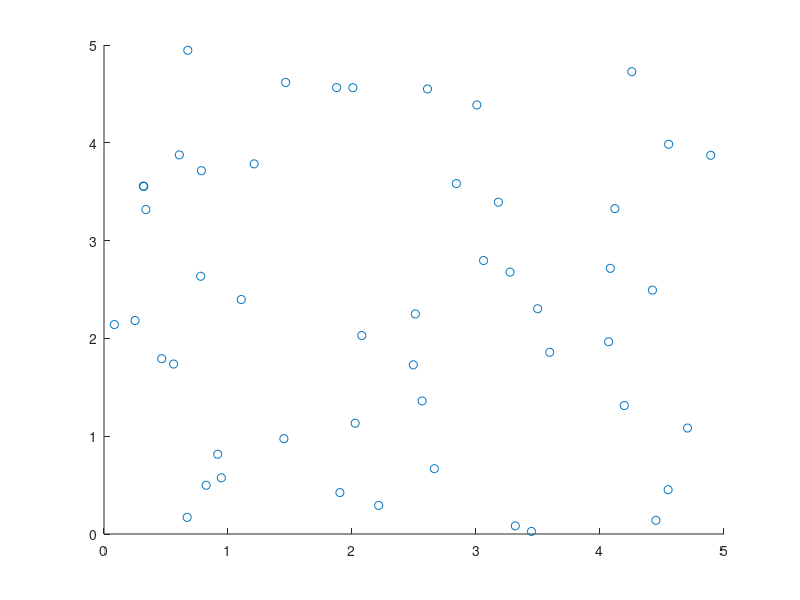

Reproduce this figure in MATLAB. (Note: this script raises an error after producing the figure.)
x=rand(1,50)*5;
y=rand(1,50)*5;
X = [x;y];
X
scatter(x,y);
[A,b,c,Aeq,beq,lb,ub]= lindual(X,4);% clustering with l1 metric
[rtn,fval] = linprog(-c,A,b,Aeq,beq,lb,ub);
rtn
fval

